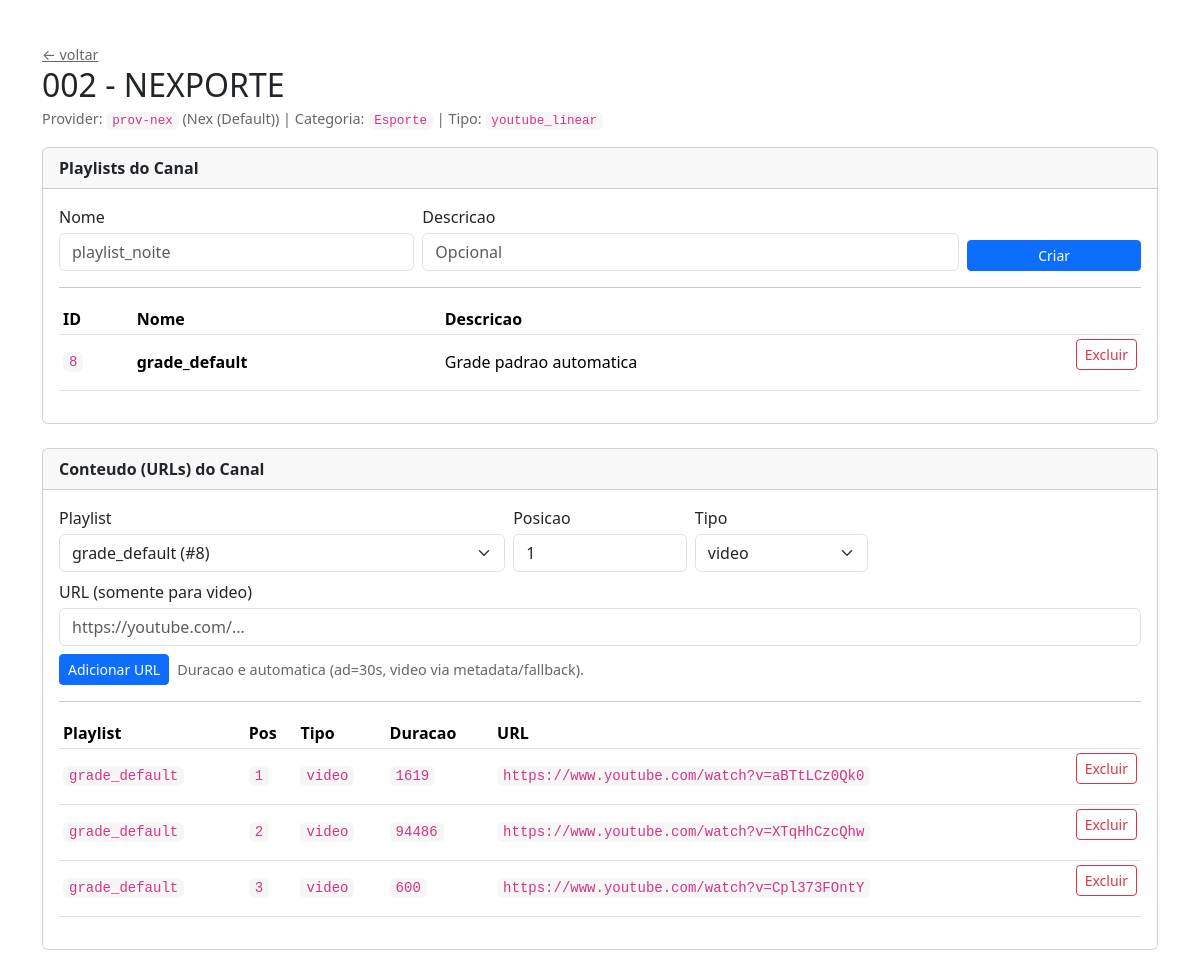
Screenshot of /admin/channels/6 with the database file from the repository.
### tables this page shows
CREATE TABLE channels (
            id INTEGER PRIMARY KEY AUTOINCREMENT,
            channel_number TEXT NOT NULL,
            name TEXT NOT NULL,
            category TEXT NOT NULL,
            provider_id TEXT NOT NULL,
            source_url TEXT NOT NULL,
            kind TEXT NOT NULL DEFAULT 'auto',
            schedule_start TEXT,
            is_active INTEGER NOT NULL DEFAULT 1,
            sort_order INTEGER NOT NULL DEFAULT 100,
            created_at TEXT NOT NULL DEFAULT (datetime('now')),
            FOREIGN KEY(provider_id) REFERENCES providers(provider_id) ON DELETE CASCADE,
            UNIQUE(provider_id, channel_number)
        );

CREATE TABLE providers (
        provider_id TEXT PRIMARY KEY,
        name TEXT NOT NULL,
        description TEXT DEFAULT ''
    );

CREATE TABLE playlists (
        id INTEGER PRIMARY KEY AUTOINCREMENT,
        channel_id INTEGER NOT NULL,
        name TEXT NOT NULL,
        description TEXT DEFAULT '',
        is_active INTEGER NOT NULL DEFAULT 1,
        created_at TEXT NOT NULL DEFAULT (datetime('now')),
        FOREIGN KEY(channel_id) REFERENCES channels(id) ON DELETE CASCADE,
        UNIQUE(channel_id, name)
    );

CREATE TABLE playlist_items (
        id INTEGER PRIMARY KEY AUTOINCREMENT,
        playlist_id INTEGER NOT NULL,
        position INTEGER NOT NULL,
        type TEXT NOT NULL,
        url TEXT,
        duration INTEGER NOT NULL,
        FOREIGN KEY(playlist_id) REFERENCES playlists(id) ON DELETE CASCADE
    );

### app/main.py (the view)
@app.get("/admin/channels/{channel_id}", response_class=HTMLResponse)
def channel_detail(channel_id: int, request: Request):
    channel = fetch_one(
        """SELECT c.*, p.name AS provider_name
           FROM channels c
           JOIN providers p ON p.provider_id = c.provider_id
           WHERE c.id=?""",
        (channel_id,),
    )
    if not channel:
        return RedirectResponse("/", status_code=303)
    playlists = fetch_all(
        """SELECT id, channel_id, name, description, is_active, created_at
           FROM playlists
           WHERE channel_id=?
           ORDER BY id""",
        (channel_id,),
    )
    playlist_items = fetch_all(
        """SELECT pi.id, pi.playlist_id, p.name AS playlist_name, pi.position, pi.type, pi.url, pi.duration
           FROM playlist_items pi
           JOIN playlists p ON p.id = pi.playlist_id
           WHERE p.channel_id=?
           ORDER BY p.id, pi.position""",
        (channel_id,),
    )
    return templates.TemplateResponse(
        "channel_detail.html",
        {
            "request": request,
            "channel": channel,
            "playlists": playlists,
            "playlist_items": playlist_items,
        },
    )

### app/templates/channel_detail.html (shortened to what this page needs)
﻿<!doctype html>
<html>
<head>
  <link rel="stylesheet" href="https://cdn.jsdelivr.net/npm/bootstrap@5.3.3/dist/css/bootstrap.min.css">
</head>
<body>
<div class="container">
  <div class="d-flex justify-content-between align-items-center mb-3">
    <div>
      <a href="/" class="small-muted">&larr; voltar</a>
      <h2 class="mb-1">{{ channel.channel_number }} - {{ channel.name }}</h2>
      <div class="small-muted">
        Provider: <code>{{ channel.provider_id }}</code> ({{ channel.provider_name }}) |
        Categoria: <code>{{ channel.category }}</code> |
        Tipo: <code>{{ channel.kind }}</code>
      </div>
    </div>
  </div>
  <div class="card mb-4">
    <div class="card-header"><b>Playlists do Canal</b></div>
    <div class="card-body">
      <form class="row g-2" method="post" action="/admin/playlists/create">
        <div class="col-md-4">
          <label class="form-label mb-1">Nome</label>
          <input class="form-control" name="name" placeholder="playlist_noite" required>
        </div>
        <div class="col-md-6">
          <label class="form-label mb-1">Descricao</label>
          <input class="form-control" name="description" placeholder="Opcional">
        </div>
        <div class="col-md-2 d-flex align-items-end">
          <button class="btn btn-primary btn-sm w-100">Criar</button>
        </div>
      </form>
      <hr>
      <table class="table table-sm align-middle">
        <thead><tr><th>ID</th><th>Nome</th><th>Descricao</th><th></th></tr></thead>
        <tbody>
          {% for pl in playlists %}
            <tr>
              <td><code>{{ pl.id }}</code></td>
              <td><b>{{ pl.name }}</b></td>
              <td>{{ pl.description or "" }}</td>
              <td class="text-end">
                <form method="post" action="/admin/playlists/delete" onsubmit="return confirm('Excluir playlist {{pl.name}}?');">
                  <button class="btn btn-outline-danger btn-sm">Excluir</button>
                </form>
              </td>
            </tr>
          {% endfor %}
        </tbody>
      </table>
    </div>
  </div>
  <div class="card">
    <div class="card-header"><b>Conteudo (URLs) do Canal</b></div>
    <div class="card-body">
      <form class="row g-2" method="post" action="/admin/channel-items/create">
        <div class="col-md-5">
          <label class="form-label mb-1">Playlist</label>
          <select class="form-select" name="playlist_id" required>
            {% for pl in playlists %}
              <option value="{{pl.id}}">{{ pl.name }} (#{{ pl.id }})</option>
            {% endfor %}
          </select>
        </div>
        <div class="col-md-2">
          <label class="form-label mb-1">Posicao</label>
          <input class="form-control" name="position" type="number" value="1" required>
        </div>
        <div class="col-md-2">
          <label class="form-label mb-1">Tipo</label>
          <select class="form-select" name="type">
            <option value="video">video</option>
          </select>
        </div>
        <div class="col-md-12">
          <label class="form-label mb-1">URL (somente para video)</label>
          <input class="form-control" name="url" placeholder="https://youtube.com/...">
        </div>
        <div class="col-12 d-flex gap-2 align-items-center">
          <button class="btn btn-primary btn-sm">Adicionar URL</button>
          <span class="small-muted">Duracao e automatica (ad=30s, video via metadata/fallback).</span>
        </div>
      </form>
      <hr>
      <table class="table table-sm align-middle">
        <thead><tr><th>Playlist</th><th>Pos</th><th>Tipo</th><th>Duracao</th><th>URL</th><th></th></tr></thead>
        <tbody>
          {% for it in playlist_items %}
            <tr>
              <td><code>{{ it.playlist_name }}</code></td>
              <td><code>{{ it.position }}</code></td>
              <td><code>{{ it.type }}</code></td>
              <td><code>{{ it.duration }}</code></td>
              <td style="max-width: 420px; overflow:hidden; text-overflow: ellipsis; white-space: nowrap;"><code>{{ it.url or '' }}</code></td>
              <td class="text-end">
                <form method="post" action="/admin/channel-items/delete" onsubmit="return confirm('Excluir item {{it.id}}?');">
                  <button class="btn btn-outline-danger btn-sm">Excluir</button>
                </form>
              </td>
            </tr>
          {% endfor %}
        </tbody>
      </table>
    </div>
  </div>
</div>
</body>
</html>

### app/templates/channel_detail.html (style rules this page uses)
body { padding: 20px; }
code { background: #f6f6f6; padding: 2px 6px; border-radius: 6px; }
.small-muted { color: #666; font-size: .9rem; }

### rows the page displays
channels: channel_number "002", name "NEXPORTE", provider_id "prov-nex", category "Esporte", kind "youtube_linear"
providers: provider_name "Nex (Default)"
playlists: id "8", name "grade_default", description "Grade padrao automatica"
playlist_items: playlist_name "grade_default", position "1", type "video", duration "1619", url "https://www.youtube.com/watch?v=aBTtLCz0Qk0"
playlist_items: playlist_name "grade_default", position "2", type "video", duration "94486", url "https://www.youtube.com/watch?v=XTqHhCzcQhw"
playlist_items: playlist_name "grade_default", position "3", type "video", duration "600", url "https://www.youtube.com/watch?v=Cpl373FOntY"

### other values shown
form field playlist_id "grade_default (#8)"
